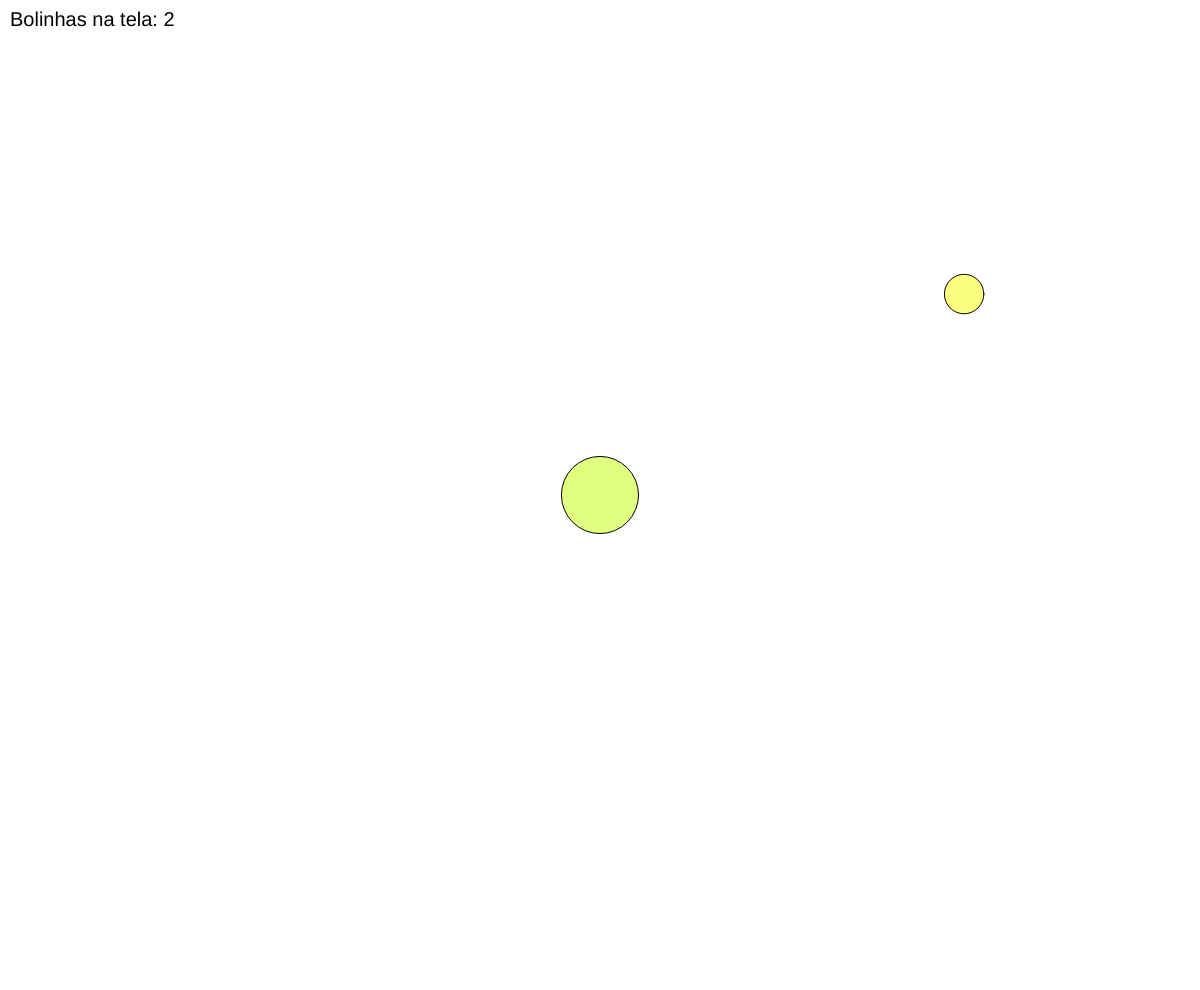
Frame 1 (no input)
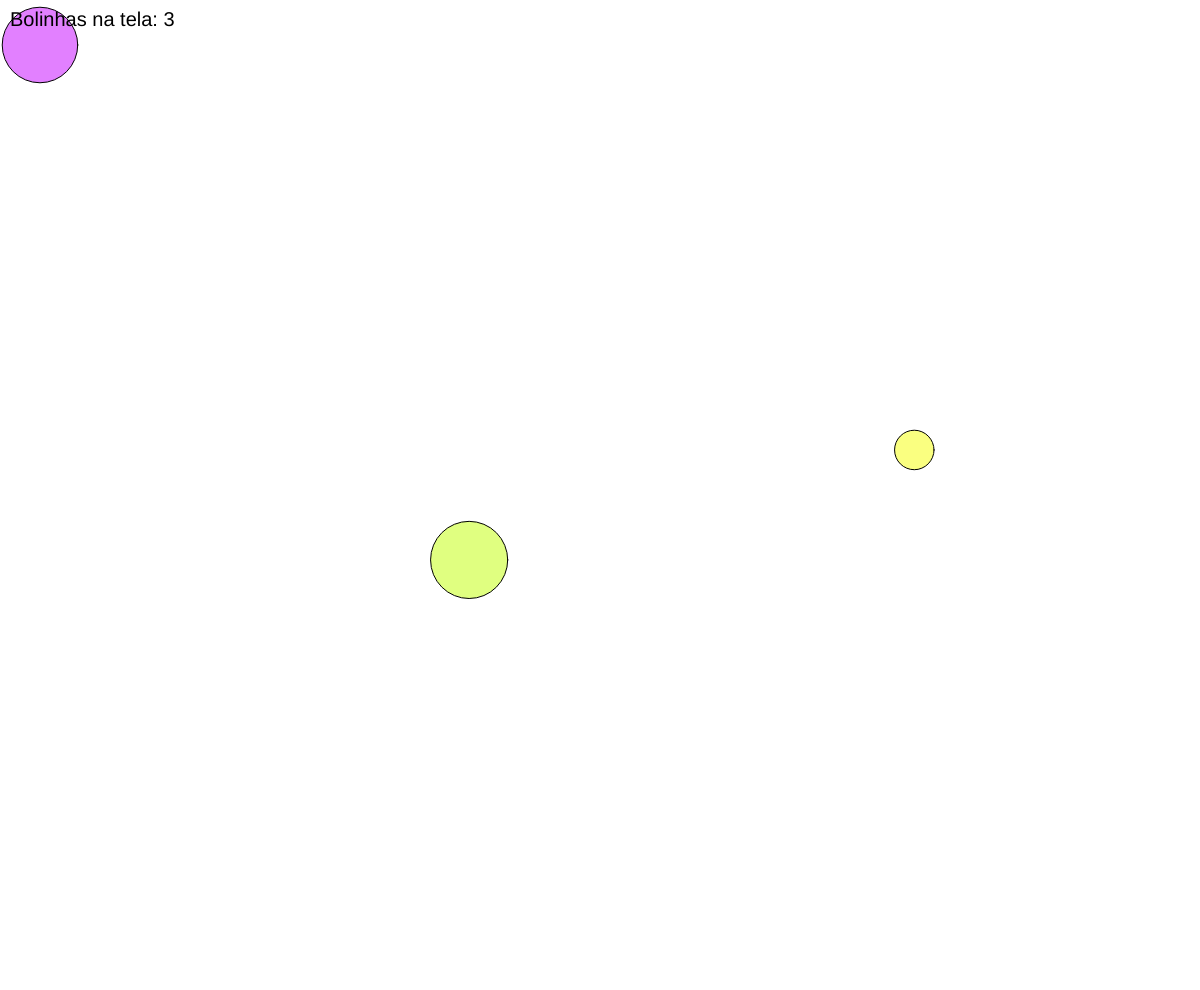
Frame 60 (no input)
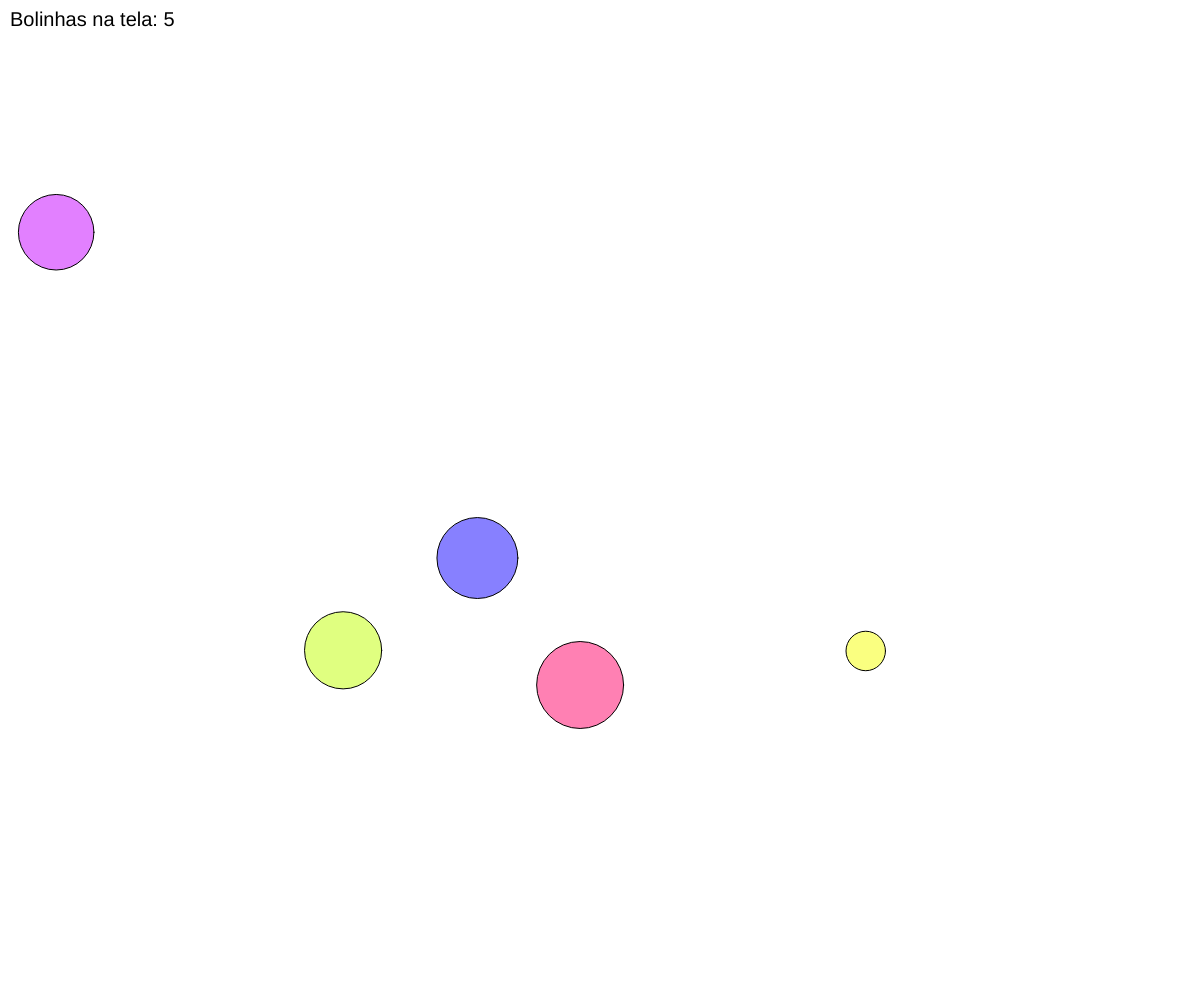
Frame 120 (the mouse pressed at the canvas centre since frame 60)

The p5.js sketch that drew these frames (run headless with seeded random() and noise() and a simulated clock; from frame 60 on, the mouse is pressed at the canvas centre):

// p5.js sketch
// ── sketch.js
let bolinhas = [];
let gravidade, atrito

function preload() {}

function setup() {
    createCanvas(windowWidth, windowHeight -10);
    ellipseMode(RADIUS);
    colorMode(HSL, 100);
    bolinhas.push(new Bolinha(width / 2, height / 2));
    bolinhas.push(new Bolinha(random(width), random(height)));

    gravidade = 1;
    atrito = 0.95;

    textAlign(LEFT, TOP);
    textSize(20);
}

function draw() {
    background(255);
    
    for (let i = 0; i < bolinhas.length; i++) {
        let bola = bolinhas[i];
        bola.show();
        bola.move();
    }

    push();
    fill(0);
    noStroke();
    text("Bolinhas na tela: " + bolinhas.length, 10, 10);
    pop()

    if (frameCount % 50 == 0) {
        criaBolinha();
    }
}

function mousePressed() {
    criaBolinha();
}


function criaBolinha() {

    const bolota = new Bolinha(mouseX, mouseY);
    bolinhas.push(bolota);
}

class Bolinha {
    constructor(x, y) {
        this.x = x;
        this.y = y;
        this.r = random(10, 50);
        this.c = color(random(100), 100, 75);
        this.dx = random(0.1, 3) * random([-1, 1]);
        this.dy = 0;
    }
    show() {
        push();
        fill(this.c);
        circle(this.x, this.y, this.r);
        pop();
    }
    move() {
        this.dy += gravidade;
        this.x += this.dx;
        this.y += this.dy;

        if (this.y + this.r >= height) {
            this.y = height - this.r;
            this.dy *= -atrito;
            this.dx *= atrito;
        }

        if (this.x - this.r < 0) {
            this.x = this.r;
            this.dx *= -1
        }

        if (this.x + this.r >= width) {
            this.x = width - this.r
            this.dx *= -1
        }
    }
}
// ── style.css
html, body {
    margin: 0;
    padding: 0;
}

body {
    background-color: #000000;
}
